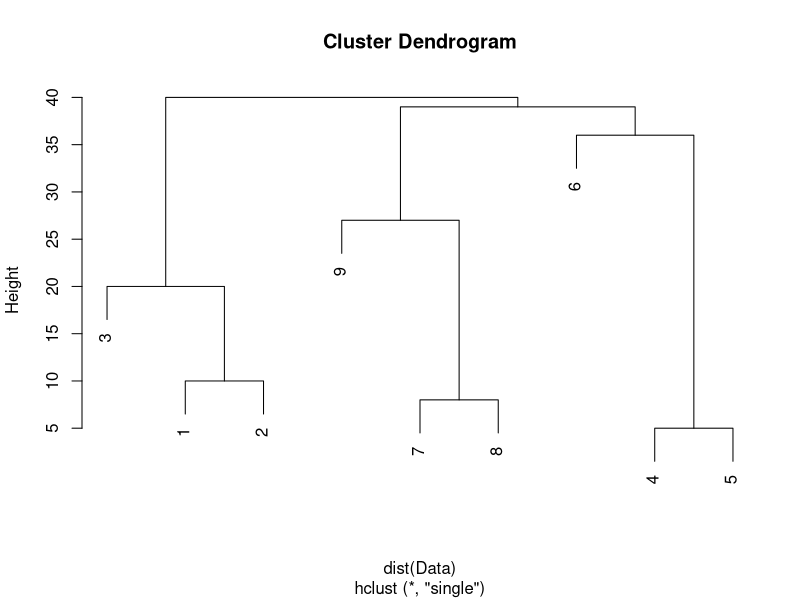
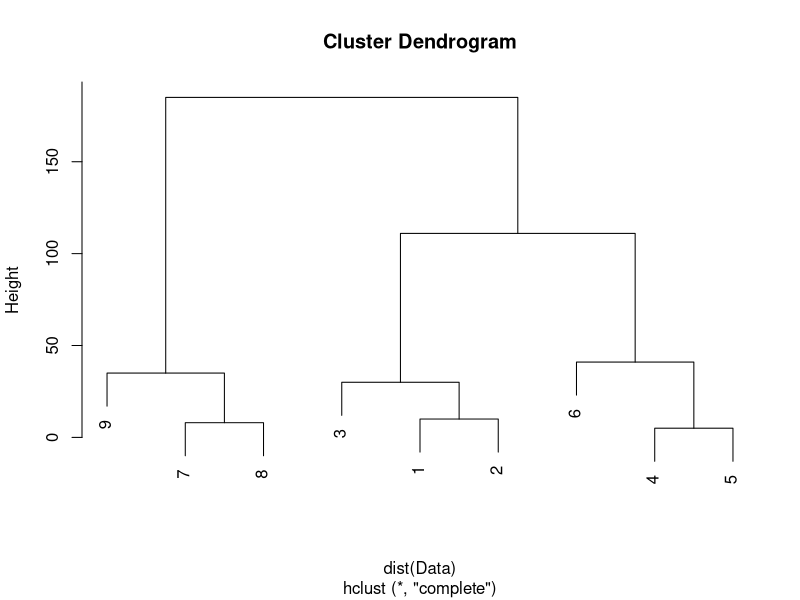

Here is the R script that generated these plots, in order:
Data <- c(10, 20, 40, 80, 85, 121, 160, 168, 195)
clusters <- hclust(dist(Data), 'single')
#Plot the dendrogram
plot(clusters)
clusters$height
print(clusters)

clusters <- hclust(dist(Data), 'complete')
#Plot the dendrogram
plot(clusters)
clusters$height
print(clusters)
